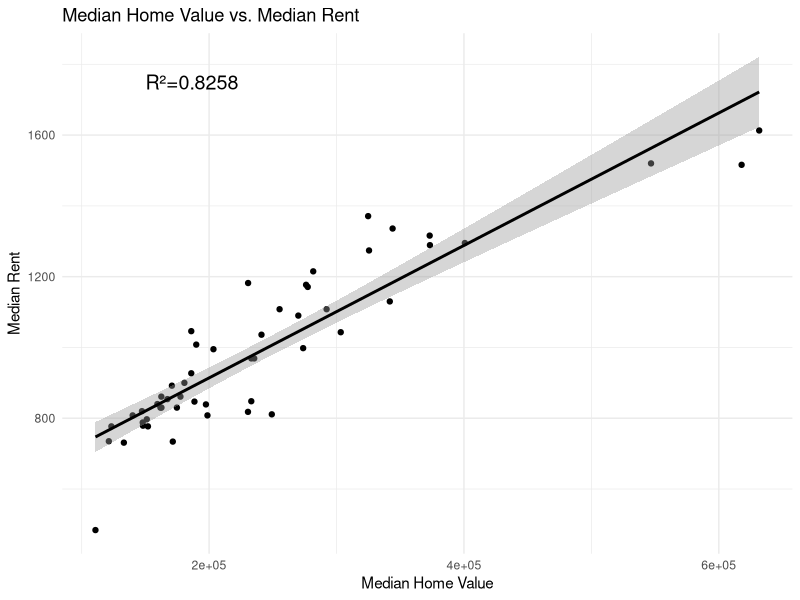
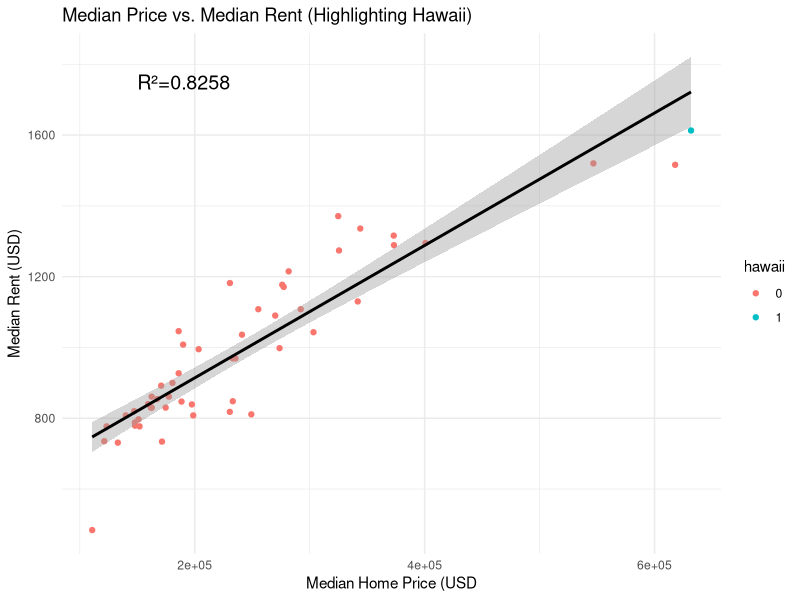
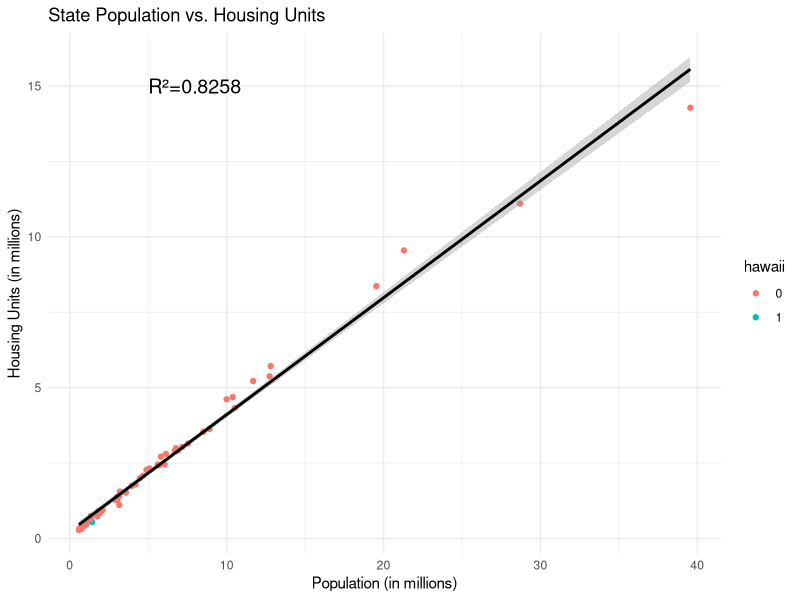

The R source for these figures, in order:
#Exercise 2
#Michael Manolakis - Econ 256 Data Vis - CRN 86179
#24 Jan 2025

#set working directory and load library
setwd("C:/Users/Michael/Desktop/Spring 2025/3 - Econ 256/R Studio Files/Econ256/exercise2")

#set working directory; checker for dependent directory
if (Sys.info()['sysname'] == "Windows") {
  setwd("C:/Users/Michael/Desktop/Spring 2025/3 - Econ 256/R Studio Files/Econ256/exercise2")
} else if (Sys.info()['sysname'] == "Linux") {
  setwd("~/Desktop/Spring 2025/3 - Econ 256/R Studio Files/exercise2")
}

#install.packages('tidyverse')
library(tidyverse)

mydata<-read.csv("states.csv")

#Plot the relationship between median home value and median rent
ggplot(mydata,aes(x=median_home_value,y=median_rent))+
  geom_point()+
  #adding regression line with 95% confidence interval
  geom_smooth(method='lm',se=TRUE,color='black')+
  xlab('Median Home Value')+
  ylab('Median Rent')+
  ggtitle('Median Home Value vs. Median Rent')+
  theme_minimal()+
  #adding in r^2 value
  annotate('text',x=150000,y=1750,label=paste0('R²=',round(summary(lm(
    median_rent~median_home_value,data=mydata))$r.squared,4)),size=5,hjust=0)

#Is there a correlation between these two variables?
#Yes, there is a positive correlation between median home value and median rent.
#States with higher median home values generally have higher median rents.

#Identify and highlight Hawaii on the plot
mydata2<-mutate(mydata,hawaii=as.factor(ifelse(state=="Hawaii",1,0)))

ggplot(mydata2,aes(x=median_home_value,y=median_rent,color=hawaii))+
  geom_point()+
  geom_smooth(method='lm',se=TRUE,color='black')+
  xlab('Median Home Price (USD')+
  ylab('Median Rent (USD)')+
  ggtitle('Median Price vs. Median Rent (Highlighting Hawaii)')+
  theme_minimal()+
  annotate('text',x=150000,y=1750,label=paste0('R²=',round(summary(lm(
    median_rent~median_home_value,data=mydata))$r.squared,4)),size=5,hjust=0)

#Is Hawaii relatively expensive for housing?
#Yes, Hawaii is among the most expensive states for housing, 
#with high median home values and rents.

#Plot the relationship between state population (in millions) and housing 
#units (in millions)
mydata3<-mydata2%>%
  mutate(popm=population/1000000,housm=total_housing_units/1000000)

ggplot(mydata3,aes(x=popm,y=housm,color=hawaii))+
  geom_point()+
  geom_smooth(method='lm',se=TRUE,color='black')+
  xlab('Population (in millions)')+
  ylab('Housing Units (in millions)')+
  ggtitle('State Population vs. Housing Units')+
  theme_minimal()+
  annotate('text',x=5,y=15,label=paste0('R²=',round(summary(lm(
    median_rent~median_home_value,data=mydata))$r.squared,4)),size=5,hjust=0)

#Add a comment: Does a state’s population and number of housing units have a 
#close relationship?
#Yes, there is a strong positive relationship between a state’s population and 
#the number of housing units.